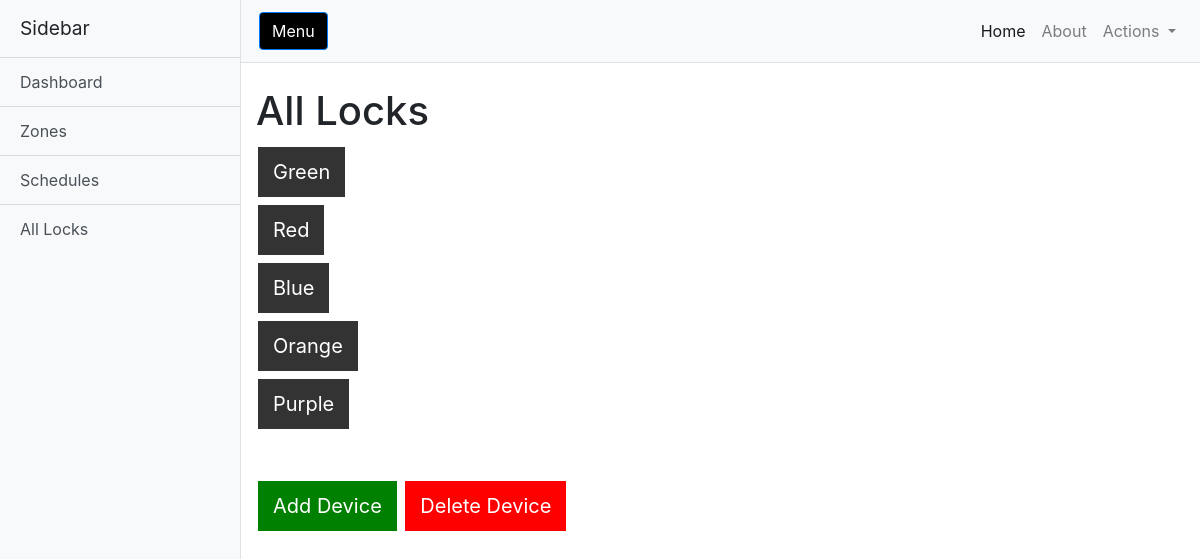
/all_locks, run on the app's committed database.
### dbschema.py (models this page shows)
class Lock(db.Model):
    id = db.Column(db.Integer, primary_key=True)
    lock_name=db.Column(db.String(20), unique = True, nullable= False)
    zone_id = db.Column(db.Integer,db.ForeignKey('zone.id'))

### webapp/webapprun.py (the view)
@app.route('/all_locks')
def all_locks():
	locks = Lock.query.all()
	return render_template("all_locks.html", title='All Locks', locks = locks)

### webapp/templates/all_locks.html (shortened to what this page needs)
<!DOCTYPE html>
<html lang="en">
<head>
  <link href="../static/vendor/bootstrap/css/bootstrap.min.css" rel="stylesheet">
  <link href="../static/css/simple-sidebar.css" rel="stylesheet">
</head>
<body>
  <div class="d-flex" id="wrapper">
    <div class="bg-light border-right" id="sidebar-wrapper">
      <div class="sidebar-heading">Sidebar </div>
      <div class="list-group list-group-flush">
        <a href="/" class="list-group-item list-group-item-action bg-light">Dashboard</a>
        <a href="zones" class="list-group-item list-group-item-action bg-light">Zones</a>
        <a href="schedules" class="list-group-item list-group-item-action bg-light">Schedules</a>
        <a href="all_locks" class="list-group-item list-group-item-action bg-light">All Locks</a>
      </div>
    </div>
    <div id="page-content-wrapper">
      <nav class="navbar navbar-expand-lg navbar-light bg-light border-bottom">
        <button class="btn btn-primary" id="menu-toggle" style= "background-color:black">Menu</button>
        <div class="collapse navbar-collapse" id="navbarSupportedContent">
          <ul class="navbar-nav ml-auto mt-2 mt-lg-0">
            <li class="nav-item active">
              <a class="nav-link" href="#">Home <span class="sr-only">(current)</span></a>
            </li>
            <li class="nav-item">
              <a class="nav-link" href="#">About</a>
            </li>
            <li class="nav-item dropdown">
              <a class="nav-link dropdown-toggle" href="#" id="navbarDropdown" role="button" data-toggle="dropdown" aria-haspopup="true" aria-expanded="false">
                Actions
              </a>
            </li>
          </ul>
        </div>
      </nav>
      <div class="container-fluid">
        <h1 class="mt-4">All Locks</h1>
        <ul>
          {% for lock in locks %}
          <li>
            <a href = "{{url_for('unlocked',lock=lock.lock_name)}}" class = "button">{{lock.lock_name}}</a></li>
          {% endfor %}
        </ul>
        <br>
          <a href="/Add_device" class = "button" style="background-color: green"> Add Device </a> <a href="/Delete_device" class = "button" style="background-color: red"> Delete Device </a>
      </div>
    </div>
  </div>
</body>
</html>

### webapp/static/css/simple-sidebar.css (style rules this page uses)
body { overflow-x: hidden; }
#sidebar-wrapper { min-height: 100vh; margin-left: -15rem; -webkit-transition: margin .25s ease-out; -moz-transition: margin .25s ease-out; -o-transition: margin .25s ease-out; transition: margin .25s ease-out; }
#sidebar-wrapper .sidebar-heading { padding: 0.875rem 1.25rem; font-size: 1.2rem; }
#sidebar-wrapper .list-group { width: 15rem; }
#page-content-wrapper { min-width: 100vw; }
@media (min-width: 768px) { #sidebar-wrapper { margin-left: 0; } }
@media (min-width: 768px) { #page-content-wrapper { min-width: 0; width: 100%; } }

### webapp/templates/all_locks.html (style rules this page uses)
.button { display: inline-block; background-color: #333333; color:white; padding: 10px 15px; text-align: center; text-decoration: none !important; display: inline-block; font-size: 20px; margin: 4px 2px; cursor: pointer; outline: none; }
ul { list-style-type: none !important; text-align: left; margin: 0; margin-bottom: 20px; padding: 0; }
button { display: inline-block; background-color: green; color:white; padding: 10px 15px; text-align: center; text-decoration: none !important; display: inline-block; font-size: 14px; margin: 4px 2px; cursor: pointer; outline: none; }

### data on the page
Lock: lock_name "Green"
Lock: lock_name "Red"
Lock: lock_name "Blue"
Lock: lock_name "Orange"
Lock: lock_name "Purple"
